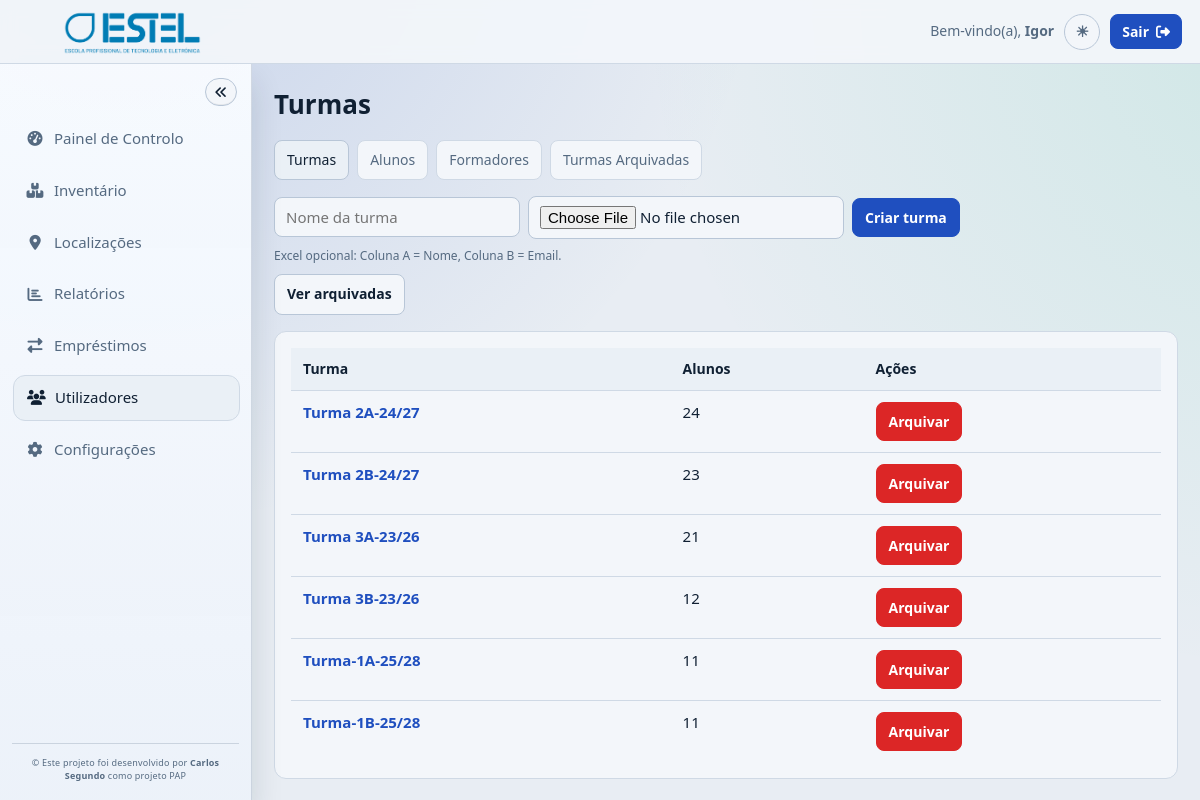
Screenshot of /dashboard/utilizadores/turmas/index.php (signed in) with the database file from the repository.
### tables this page shows
CREATE TABLE IF NOT EXISTS `turma` (
  `id` INT UNSIGNED NOT NULL AUTO_INCREMENT,
  `nome` VARCHAR(120) NOT NULL,
  `ativa` TINYINT(1) NOT NULL DEFAULT 1,
  PRIMARY KEY (`id`),
  UNIQUE KEY `uq_turma_nome` (`nome`),
  KEY `idx_turma_ativa_nome` (`ativa`, `nome`)
);

### dashboard/utilizadores/shared/common.php (called while the page is built, shortened)
<?php
function util_e(?string $value): string
{
    return htmlspecialchars((string) $value, ENT_QUOTES, 'UTF-8');
}

### dashboard/utilizadores/turmas/index.php (the view, shortened to what this page needs)
<?php
require_once __DIR__ . "/../shared/layout.php";
$stmtTurmas = $pdo->query(
    "SELECT t.id, t.nome, t.ativa, COUNT(ta.id) AS total_alunos
     FROM turma t
     LEFT JOIN turma_aluno ta ON ta.turma_id = t.id
     WHERE t.ativa = 1
     GROUP BY t.id, t.nome, t.ativa
     ORDER BY t.nome ASC"
);
$turmas = $stmtTurmas->fetchAll();
?>
<div class="toolbar toolbar-wrap">
  <form class="inline-create inline-create-file" method="post" action="create.php" enctype="multipart/form-data">
    <input type="text" name="nome" placeholder="Nome da turma" maxlength="120" required>
    <input type="file" name="ficheiro" accept=".xlsx,.xls">
    <button class="btn btn-primary" type="submit">Criar turma</button>
    <span class="inline-hint">Excel opcional: Coluna A = Nome, Coluna B = Email.</span>
  </form>
  <a class="btn btn-secondary" href="archived.php">Ver arquivadas</a>
</div>
<section class="panel">
  <table class="table">
    <thead>
      <tr>
        <th>Turma</th>
        <th>Alunos</th>
        <th>Ações</th>
      </tr>
    </thead>
    <tbody>
      <?php foreach ($turmas as $turma): ?>
        <tr>
          <td>
            <a class="table-link" href="detail.php?id=<?php echo (int) $turma['id']; ?>">
              <?php echo util_e($turma['nome']); ?>
            </a>
          </td>
          <td><?php echo (int) $turma['total_alunos']; ?></td>
          <td>
            <form method="post" action="archive.php" onsubmit="return confirm('Arquivar está turma?');">
              <button class="btn btn-danger" type="submit">Arquivar</button>
            </form>
          </td>
        </tr>
      <?php endforeach; ?>
    </tbody>
  </table>
</section>

### css/utilizadores.css (style rules this page uses)
:root { --bg: #e8edf3; --surface: #f3f6fa; --surface-muted: #eaf0f6; --line: #cfd9e5; --line-strong: #b8c6d7; --text: #102033; --muted: #556a81; --primary: #1f4fbf; --primary-hover: #193f97; --danger: #dc2626; --danger-hover: #b91c1c; --success-bg: #e4f3e9; --success-text: #166534; --error-bg: #f7e8e8; --error-text: #b91c1c; }
* { margin: 0; padding: 0; box-sizing: border-box; font-family: "Segoe UI", Arial, sans-serif; }
body { background: var(--bg); color: var(--text); line-height: 1.45; }
a { color: inherit; }
.toolbar { margin-bottom: 16px; display: flex; align-items: center; justify-content: space-between; gap: 10px; }
.toolbar-wrap { flex-wrap: wrap; }
.inline-create { display: flex; gap: 8px; flex-wrap: wrap; }
.inline-create input { min-width: 240px; }
.inline-create-file { align-items: center; }
.inline-create-file input[type="file"] { min-width: 260px; }
.inline-hint { font-size: 12px; color: var(--muted); }
.panel { border-radius: 12px; border: 1px solid var(--line); background: var(--surface); padding: 16px; }
.table { width: 100%; border-collapse: collapse; }
.table th { text-align: left; padding: 11px 12px; border-bottom: 1px solid var(--line); background: var(--surface-muted); color: var(--text); font-size: 14px; font-weight: 700; }
.table td { padding: 11px 12px; border-bottom: 1px solid var(--line); color: var(--text); font-size: 15px; vertical-align: top; }
.table tr:last-child td { border-bottom: none; }
.table-link { color: var(--primary); text-decoration: none; font-weight: 600; }
.inline-form select, .inline-create input, .inline-create select, .inline-create input[type="file"], .form-grid input, .form-grid select, .form-grid textarea { width: 100%; border: 1px solid var(--line-strong); border-radius: 8px; background: var(--surface); color: var(--text); padding: 9px 11px; font-size: 15px; outline: none; }
.inline-create input, .inline-create select, .inline-create input[type="file"] { width: auto; }
.btn { display: inline-flex; align-items: center; justify-content: center; gap: 7px; padding: 9px 12px; border-radius: 8px; border: 1px solid var(--line-strong); background: var(--surface); color: var(--text); font-size: 14px; font-weight: 600; text-decoration: none; cursor: pointer; transition: background 0.18s ease, border-color 0.18s ease, color 0.18s ease; }
.btn-primary { background: var(--primary); border-color: var(--primary); color: #ffffff; }
.btn-secondary { background: var(--surface); border-color: var(--line-strong); color: var(--text); }
.btn-danger { background: var(--danger); border-color: var(--danger); color: #ffffff; }
:root { --topbar-height: 64px; --sidebar-width: 252px; --sidebar-collapsed-width: 88px; --sidebar-shadow: 0 18px 30px rgba(16, 32, 51, 0.14); }
* { font-family: "Segoe UI Variable Text", "Segoe UI", "Trebuchet MS", sans-serif; }
body { background: radial-gradient(circle at 10% -15%, rgba(31, 79, 191, 0.17), transparent 46%), radial-gradient(circle at 110% 0%, rgba(16, 185, 129, 0.12), transparent 44%), var(--bg); }
html, body { max-width: 100%; overflow-x: hidden; }
.topbar-right > *, .inline-create > *, .detail-actions > *, .form-actions > * { min-width: 0; }

### rows the page displays
turma: nome "Turma 2A-24/27", total_alunos "24"
turma: nome "Turma 2B-24/27", total_alunos "23"
turma: nome "Turma 3A-23/26", total_alunos "21"
turma: nome "Turma 3B-23/26", total_alunos "12"
turma: nome "Turma-1A-25/28", total_alunos "11"
turma: nome "Turma-1B-25/28", total_alunos "11"

### other values shown
$userName "Igor"
dashboard_sidebar_escape($label) "Painel de Controlo"
dashboard_sidebar_escape($label) "Inventário"
dashboard_sidebar_escape($label) "Localizações"
dashboard_sidebar_escape($label) "Relatórios"
dashboard_sidebar_escape($label) "Empréstimos"
dashboard_sidebar_escape($label) "Utilizadores"
dashboard_sidebar_escape($label) "Configurações"
util_e($title) "Turmas"
